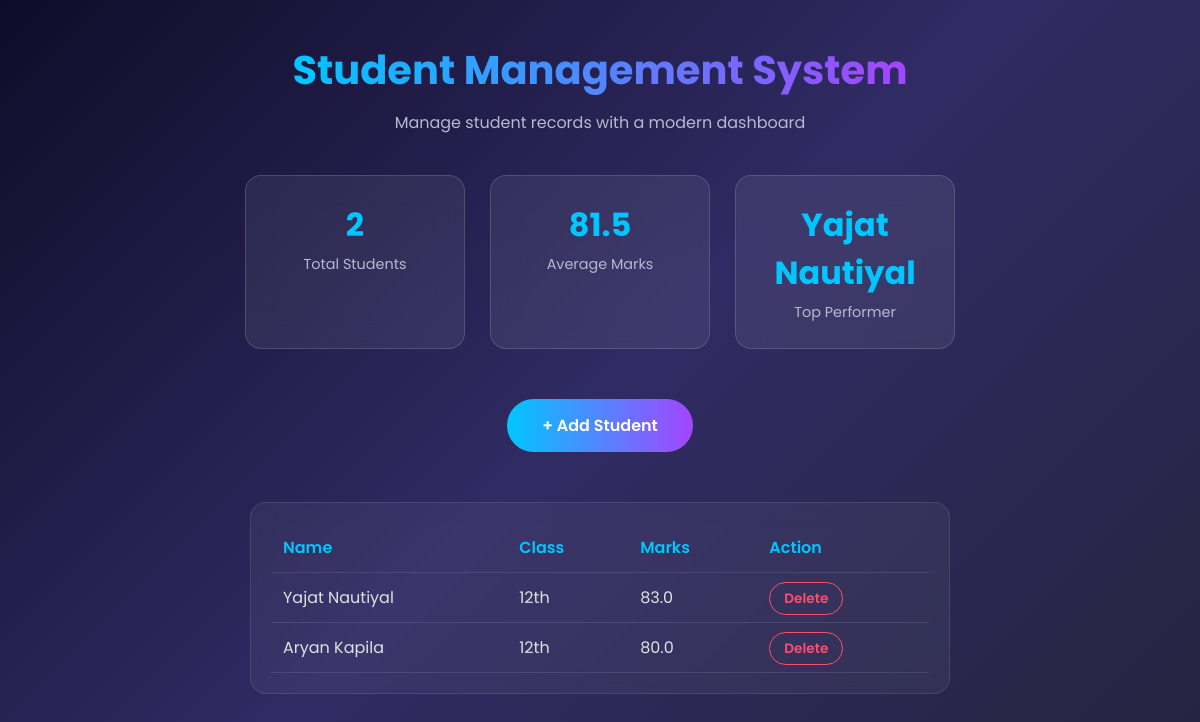
Before: / with the older database file.
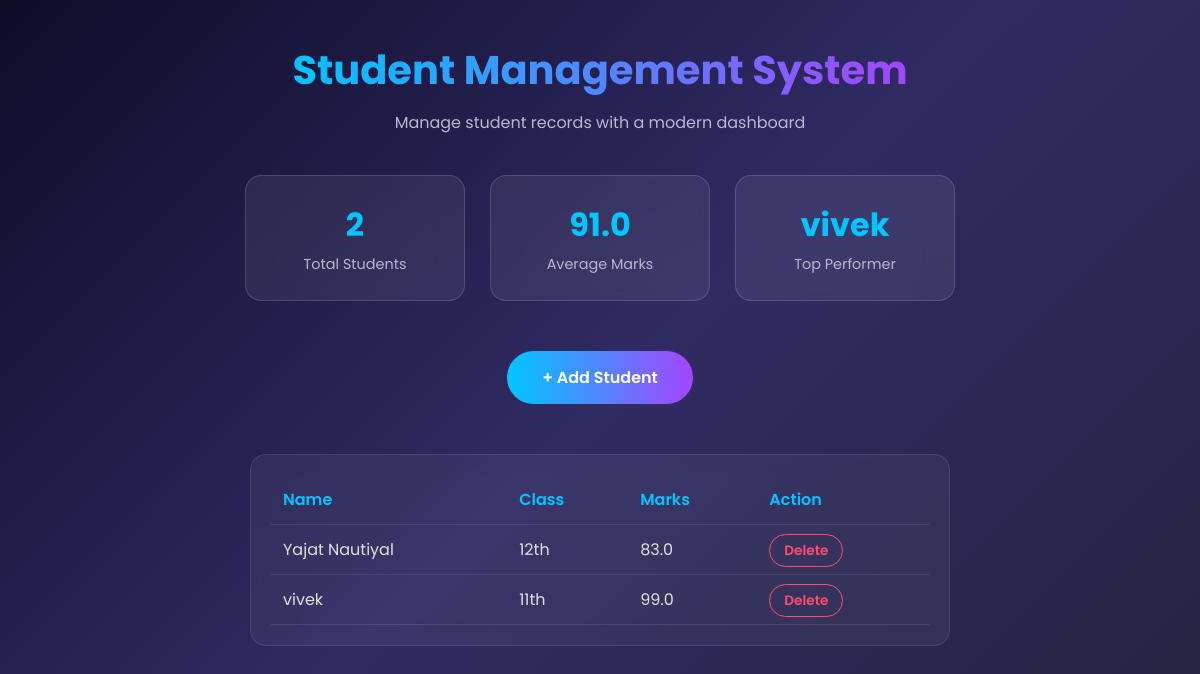
After: the same page with the newer database file.
### tables this page shows
CREATE TABLE students (
            id INTEGER PRIMARY KEY AUTOINCREMENT,
            name TEXT NOT NULL,
            class TEXT NOT NULL,
            marks REAL NOT NULL
        );

### app.py (the view)
@app.route('/')
def home():
    conn = sqlite3.connect('students.db')
    cursor = conn.cursor()
    cursor.execute('SELECT * FROM students')
    students = cursor.fetchall()
    conn.close()
    total_students = len(students)
    if total_students > 0:
        total_marks = sum(student[3] for student in students)
        average_marks = round(total_marks / total_students, 2)
        top_performer = max(students, key=lambda s: s[3])[1]
    else:
        average_marks = 0
        top_performer = "N/A"
    return render_template('index.html',
                            students=students,
                            total_students=total_students,
                            average_marks=average_marks,
                            top_performer=top_performer)

### templates/index.html (shortened to what this page needs)
<!DOCTYPE html>
<html lang="en">
<head>
</head>
<body>
    <h1>Student Management System</h1>
    <p class="subtitle">Manage student records with a modern dashboard</p>
    <div class="cards-container">
        <div class="card">
            <h2>{{ total_students }}</h2>
            <p>Total Students</p>
        </div>
        <div class="card">
            <h2>{{ average_marks }}</h2>
            <p>Average Marks</p>
        </div>
        <div class="card">
            <h2>{{ top_performer }}</h2>
            <p>Top Performer</p>
        </div>
    </div>
    <a href="/add-student" class="btn">+ Add Student</a>
    <div class="table-container">
        <table>
            <tr>
                <th>Name</th>
                <th>Class</th>
                <th>Marks</th>
                <th>Action</th>
            </tr>
            {% for student in students %}
            <tr>
                <td>{{ student[1] }}</td>
                <td>{{ student[2] }}</td>
                <td>{{ student[3] }}</td>
                <td><a href="/delete/{{ student[0] }}" class="delete-btn">Delete</a></td>
            </tr>
            {% endfor %}
        </table>
    </div>
</body>
</html>

### templates/index.html (style rules this page uses)
* { margin: 0; padding: 0; box-sizing: border-box; font-family: 'Poppins', sans-serif; }
body { min-height: 100vh; background: linear-gradient(135deg, #0f0c29, #302b63, #24243e); display: flex; flex-direction: column; align-items: center; padding: 40px 20px; color: #ffffff; }
h1 { font-size: 2.5rem; font-weight: 700; margin-bottom: 10px; background: linear-gradient(90deg, #00c6ff, #a445ff); background-clip: text; -webkit-background-clip: text; -webkit-text-fill-color: transparent; }
p.subtitle { color: #b8b8d1; margin-bottom: 40px; }
.cards-container { display: flex; gap: 25px; flex-wrap: wrap; justify-content: center; width: 100%; max-width: 1000px; }
.card { background: rgba(255, 255, 255, 0.07); backdrop-filter: blur(15px); border: 1px solid rgba(255, 255, 255, 0.15); border-radius: 16px; padding: 25px; width: 220px; text-align: center; transition: transform 0.3s ease, box-shadow 0.3s ease; }
.card h2 { font-size: 2rem; color: #00c6ff; margin-bottom: 5px; }
.card p { color: #b8b8d1; font-size: 0.9rem; }
.btn { margin-top: 50px; padding: 14px 35px; border: none; border-radius: 30px; background: linear-gradient(90deg, #00c6ff, #a445ff); color: white; font-size: 1rem; font-weight: 600; cursor: pointer; text-decoration: none; transition: opacity 0.3s ease; }
.table-container { margin-top: 50px; width: 100%; max-width: 700px; background: rgba(255, 255, 255, 0.05); backdrop-filter: blur(10px); border-radius: 16px; padding: 20px; border: 1px solid rgba(255, 255, 255, 0.1); }
table { width: 100%; border-collapse: collapse; }
th, td { padding: 12px; text-align: left; border-bottom: 1px solid rgba(255, 255, 255, 0.1); }
th { color: #00c6ff; font-weight: 600; }
td { color: #e0e0e0; }
.delete-btn { color: #ff4d6d; text-decoration: none; font-weight: 600; padding: 6px 14px; border: 1px solid #ff4d6d; border-radius: 20px; font-size: 0.85rem; transition: all 0.3s ease; }

Changed rows visible on the page:
removed students: name "Aryan Kapila", class "12th", marks "80.0"
added students: name "vivek", class "11th", marks "99.0"
Other visible differences:
{{ average_marks }}: "81.5" → "91.0"
{{ top_performer }}: "Yajat Nautiyal" → "vivek"
